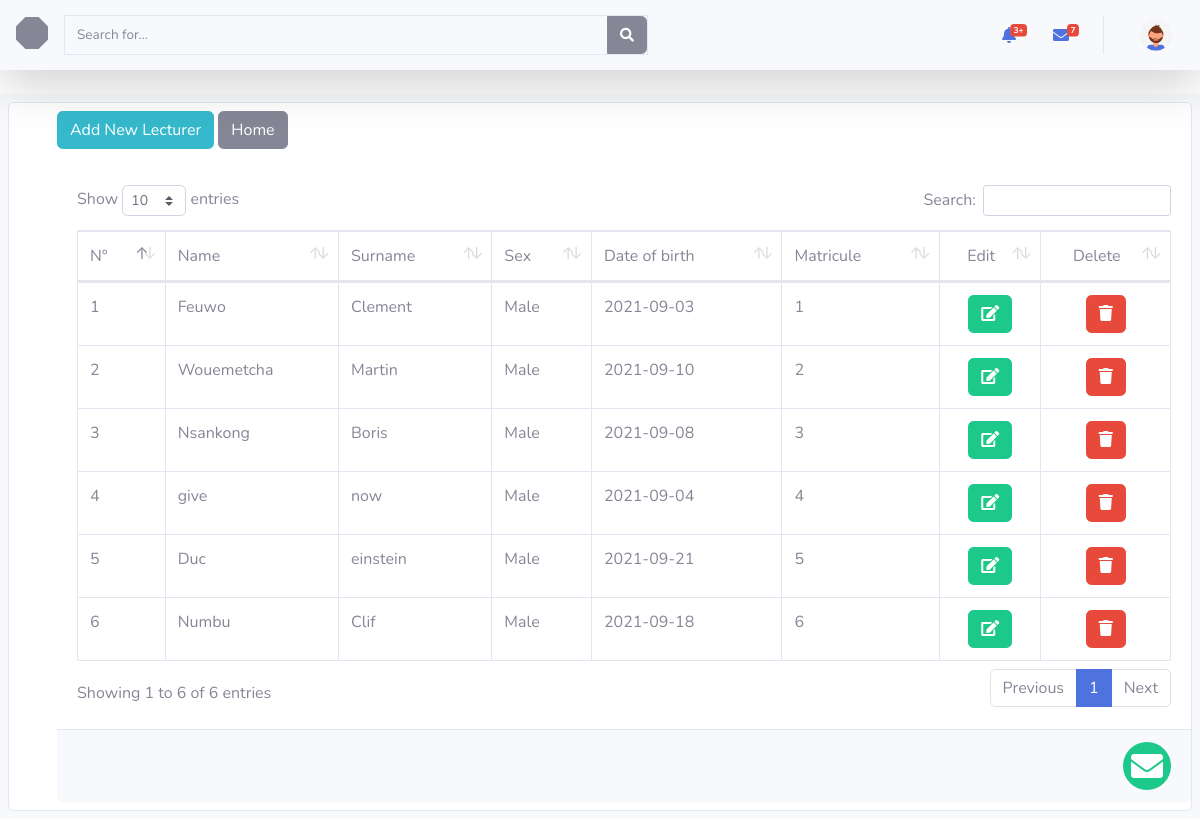
Before: /SADMIN_GUI_1.0/display_lecturer_list.php with the older database file.
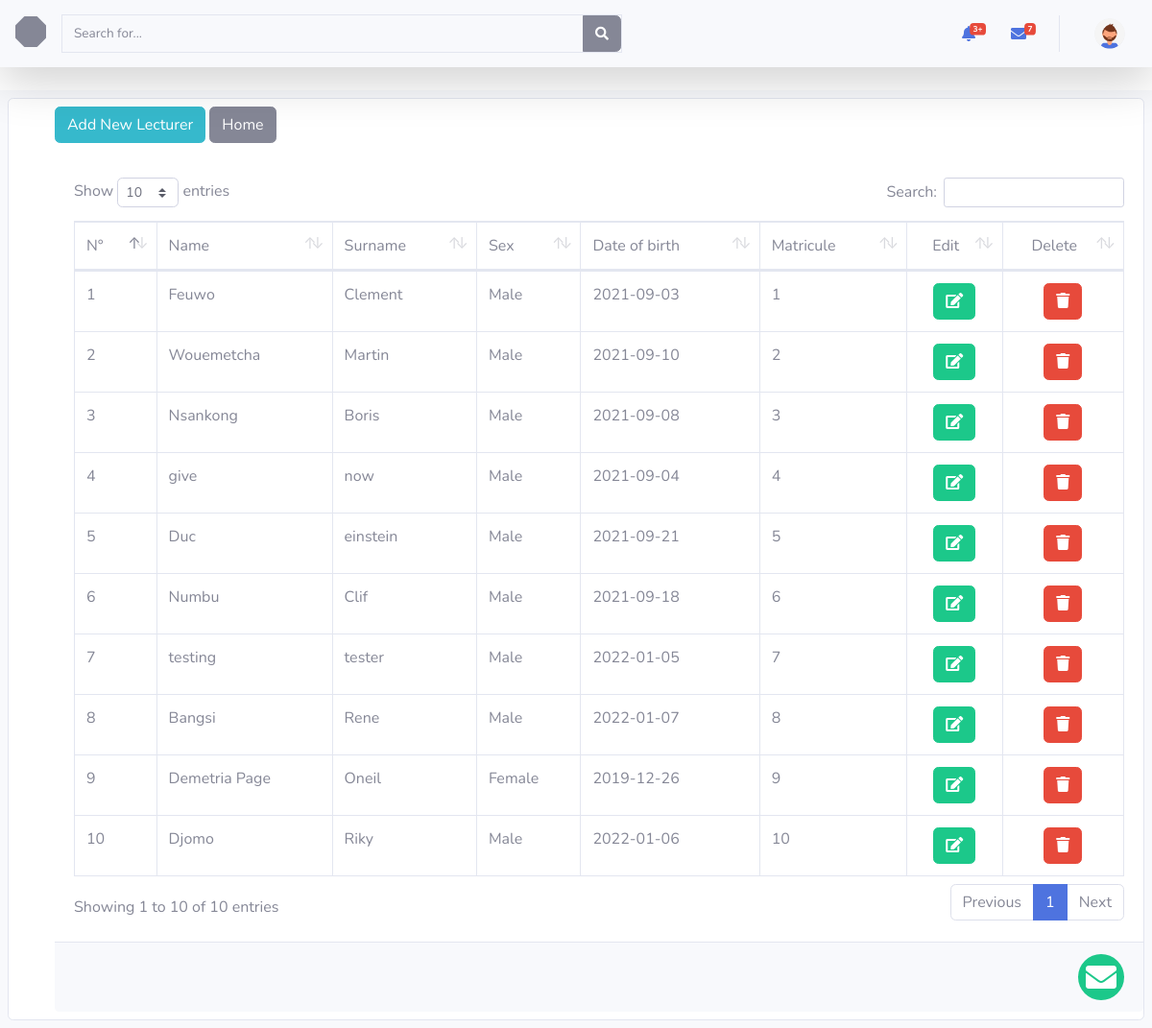
After: the same page with the newer database file.
### tables this page shows
CREATE TABLE `lecturers` (
  `matricule` int(11) NOT NULL,
  `Portofolio` varchar(80) DEFAULT NULL,
  `id_person` int(11) NOT NULL
);

CREATE TABLE `persons` (
  `id_person` int(11) NOT NULL,
  `name` varchar(50) NOT NULL,
  `surname` varchar(50) NOT NULL,
  `sex` varchar(10) NOT NULL,
  `date_of_birth` date NOT NULL,
  `login` varchar(50) DEFAULT NULL,
  `password` varchar(50) DEFAULT NULL,
  `person_type` int(30) NOT NULL
);

### SADMIN_GUI_1.0/display_lecturer_list.php (the view, shortened to what this page needs)
<!DOCTYPE html>
<html lang="en">
<head>
    <link rel="stylesheet" href="../Myvendor1/bootstrap-4.0.0-dist/icons/font/bootstrap-icons.css">
    <link rel="stylesheet" href="../Myvendor1/fontawesome-free-5.15.3-web/fontawesome-free-5.15.3-web/css/all.css">
    <link href="../Myvendor1/datatables/dataTables.bootstrap4.min.css" rel="stylesheet">
    <link href="./css/sb-admin-2.min.css" rel="stylesheet">
    <link rel="stylesheet" href="./css/modal_fullscreen-bs5.css">
</head>
<body id="page-top">
    <?php
    require('../php/header.php');
    ?>
    <div id="wrapper">
        <div id="content-wrapper" class="d-flex flex-column">
            <div class="card my-2 mx-2 ">
                <div class="card-title my-2 ml-5">
                    <button type="button" class="btn btn-info" data-backdrop="static" data-toggle="modal" data-target="#AddLecturer">Add New Lecturer </button>
                    <a href="SA_index.php" class="btn btn-secondary ">Home</a>
                    <div class="card-body">
                        <div class="" id="table_admin_display">
                            <table class="table table-bordered" id="dataTable" width="100%" cellspacing="0">
                                <thead>
                                    <tr>
                                        <td>N°</td>
                                        <td>Name</td>
                                        <td>Surname</td>
                                        <td>Sex</td>
                                        <td>Date of birth</td>
                                        <td>Matricule</td>
                                        <td class="text-center"> Edit </td>
                                        <td class="text-center"> Delete </td>
                                    </tr>
                                </thead>
                                <tbody>
                                    <?php
                                    global $con;
                                    $i= 1;
                                    $query = "select distinct persons.id_person,persons.name,persons.surname,persons.sex,persons.date_of_birth, lecturers.matricule from persons,lecturers where persons.id_person=lecturers.id_person";
                                    $result = mysqli_query($con, $query);
                                    while ($row = mysqli_fetch_assoc($result)) {
                                         echo '<tr>
                                            <td>'.$i.'</td>
                                            <td>' . $row['name'] . '</td>
                                            <td>' . $row['surname'] . '</td>
                                            <td>' . $row['sex'] . '</td>
                                            <td>' . $row['date_of_birth'] . '</td>
                                            <td>' . $row['matricule'] . '</td>
                                            <td class="text-center"><button class="btn btn-success " id="btn_edit_student" data-id =' . $row['id_person'] . '><span class ="fa fa-edit"></span></button></td>
                                            <td class="text-center"><button class="btn btn-danger" id="btn_delete_student" data-id1 =' . $row['id_person'] . '><span class ="fa fa-trash"></span></button></td>
                                        </tr>';
                                        $i = $i+1;
                                    }
                                    ?>
                                </tbody>
                            </table>
                        </div>
                    </div>
                    <?php
                    include('./php/main_footer.php');
                    ?>
                </div>
            </div>
        </div>
</body>
</html>

Changed rows visible on the page:
added lecturers: id_person.name "testing", id_person.surname "tester", id_person.sex "Male", id_person.date_of_birth "2022-01-05", matricule "7"
added lecturers: id_person.name "Bangsi", id_person.surname "Rene", id_person.sex "Male", id_person.date_of_birth "2022-01-07", matricule "8"
added lecturers: id_person.name "Demetria Page", id_person.surname "Oneil", id_person.sex "Female", id_person.date_of_birth "2019-12-26", matricule "9"
added lecturers: id_person.name "Djomo", id_person.surname "Riky", id_person.sex "Male", id_person.date_of_birth "2022-01-06", matricule "10"
Other visible differences:
text written by a page script: "Show entries Search: Showing 1 to 6 of 6 entries Previous 1 Next" → "Show entries Search: Showing 1 to 10 of 10 entries Previous 1 Next"
